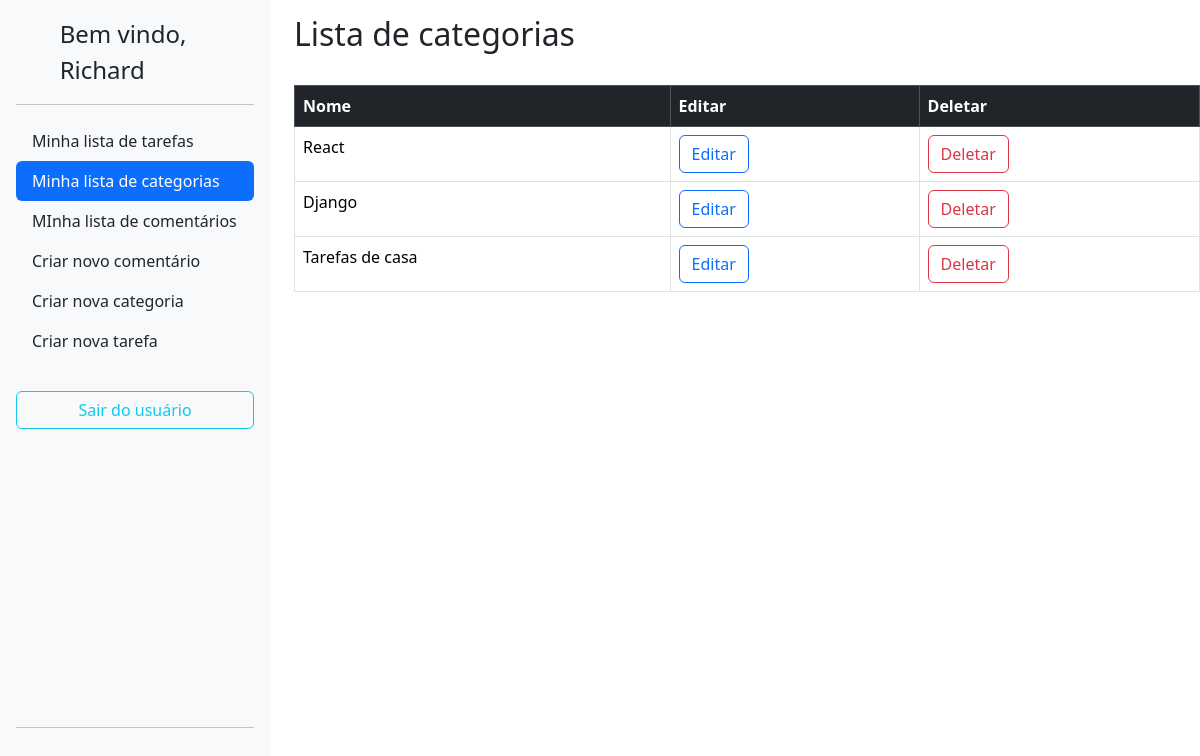
Screenshot of /category/ (signed in) with the database file from the repository.
### lizetest/accounts/models.py (models this page shows, shortened)
class User(AbstractBaseUser, PermissionsMixin):
	username = models.CharField(
		_('username'),
		max_length=150,
		unique=True,
		help_text=('150 caracteres ou menos. Letras, números e @/./+/-/_ apenas.'),
		error_messages={
			'unique': _("A user with that username already exists."),
		},
		null=True,
		blank=True
	)
	name = models.CharField(_('name'), max_length=100, blank=True)
	email = models.EmailField(_('email address'), unique=True)
	is_staff = models.BooleanField(
		_('staff status'),
		default=False,
		help_text=_('Designates whether the user can log into this admin site.'),
	)
	is_active = models.BooleanField(
		_('active'),
		default=True,
		help_text=_(
			'Designates whether this user should be treated as active. '
			'Unselect this instead of deleting accounts.'
		),
	)
	filtro = models.CharField(max_length=50,default='created_at')
	objects = UserManager()
	EMAIL_FIELD = 'email'
	USERNAME_FIELD = 'username'
	REQUIRED_FIELDS = ['email']
	class Meta:
		verbose_name = 'usuário'
		verbose_name_plural = 'usuários'

### lizetest/category/models.py (models this page shows, shortened)
class Category(BaseModel):
    name = models.CharField(max_length=255)
    author = models.ForeignKey(User,on_delete=models.CASCADE,blank=True)

### lizetest/category/views.py (the view)
# urls.py: path('', CategoryListView.as_view(), name='category_list'),
class CategoryListView(ListView,BaseViews):
    model = Category
    template_name = 'category_list.html'
    context_object_name = 'categorias'
    def get_queryset(self):
        return Category.objects.filter(author=self.request.user)
    def get_context_data(self, **kwargs):
        context = super().get_context_data(**kwargs)
        context['user'] = self.request.user.username
        return context

### lizetest/core/models.py (called while the page is built)
    def dispatch(self, request, *args, **kwargs):
        if not request.user.is_authenticated:
            return redirect('accounts:login')
        return super().dispatch(request, *args, **kwargs)

### lizetest/category/templates/category_list.html (shortened to what this page needs)
{% extends 'base.html' %}
  {% block content %}
  <div class="row">
    <div class="col-auto">
      {% include 'sidebar.html' %}
    </div>
    <div class="col">
      <h2 style="padding-top: 15px;">Lista de categorias</h2><br>
      <table class="table table-bordered">
        <thead>
          <tr class="table-dark">
            <th scope="col">Nome</th>
            <th scope="col">Editar</th>
            <th scope="col">Deletar</th>
          </tr>
        </thead>
        <tbody>
          {% for categoria in categorias %}
          <tr>
            <td>{{categoria.name}}</td>
            <td>
              <a href="{% url 'category:category_edit' pk=categoria.pk %}">
                <button type="button" class="btn btn-outline-primary">Editar</button>
              </a>
            </td>
            <td><a href="{% url 'category:category_delete' pk=categoria.pk %}">
              <button type="button" class="btn btn-outline-danger">Deletar</button>
            </a>
          </td>
          </tr>
          {% endfor %}
        </tbody>
      </table>
      {% endblock %}

### lizetest/core/templates/sidebar.html (shortened to what this page needs)
<div class="d-flex flex-column flex-shrink-0 p-3 bg-light" style="width:270px; height: 95vh;">
    <a href="/" class="d-flex align-items-center mb-3 mb-md-0 me-md-auto link-dark text-decoration-none">
        <svg class="bi me-2" width="40" height="32">
            <use xlink:href="#bootstrap" />
        </svg>
        <span class="fs-4">Bem vindo, {{user}}</span>
    </a>
    <hr>
    <ul class="nav nav-pills flex-column mb-auto">
        <li class="nav-item">
            <a href="{% url 'todo:task_list' %}"
                class="nav-link {% if request.resolver_match.url_name == 'task_list' %}active{% else %}link-dark{% endif %}"
                aria-current="page">
                Minha lista de tarefas
            </a>
        </li>
        <li>
            <a href="{% url 'category:category_list' %}"
                class="nav-link {% if request.resolver_match.url_name == 'category_list' %}active{% else %}link-dark{% endif %}">
                Minha lista de categorias
            </a>
        </li>
        <li>
            <a href="{% url 'comments:comments_list' %}"
                class="nav-link {% if request.resolver_match.url_name == 'comments_list' %}active{% else %}link-dark{% endif %}">
                MInha lista de comentários
            </a>
        </li>
        <li>
            <a href="{% url 'comments:comments_create' %}" class="nav-link link-dark">
                Criar novo comentário
            </a>
        </li>
        <li>
            <a href="{% url 'category:category_create' %}" class="nav-link link-dark">
                Criar nova categoria
            </a>
        </li>
        <li style="padding-bottom: 30px;">
            <a href="{% url 'todo:task_create' %}" class="nav-link link-dark">
                Criar nova tarefa
            </a>
        </li>
        <button type="button" class="btn btn-outline-info" id="btn-signout"> Sair do usuário  </button>
    </ul>
    <hr>
</div>

### rows the page displays
User: username "Richard"
Category: name "React"
Category: name "Django"
Category: name "Tarefas de casa"
